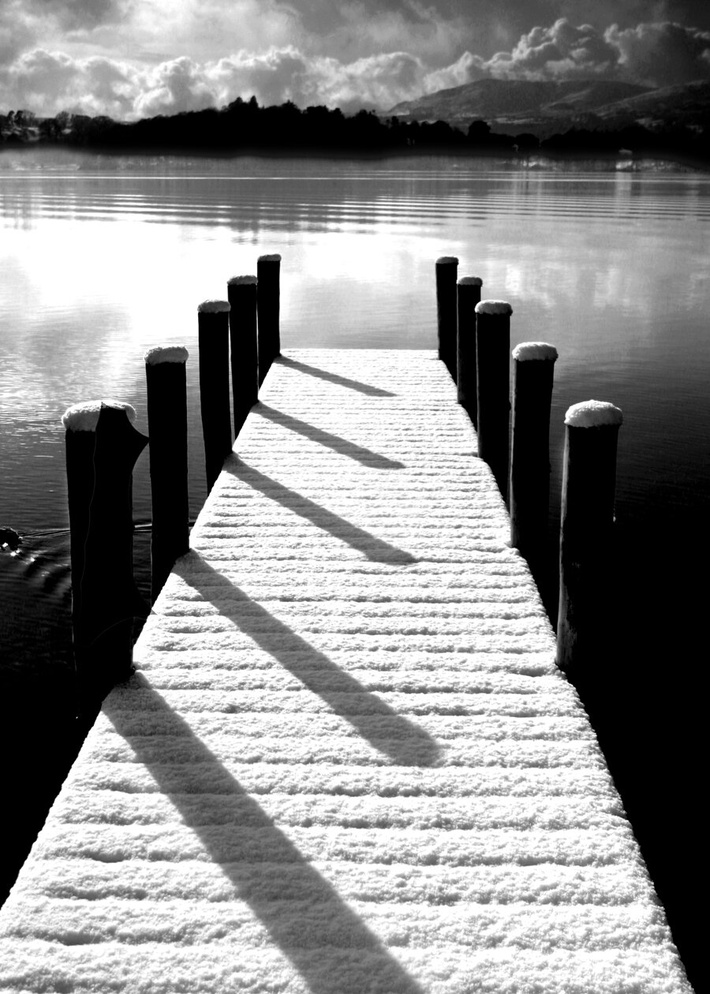
#> input picture TGM_WS_OPENCV/HW1/Histogram/HW1_HighContrastImage.jpg, 710 x 994 px, shrunk from 900 x 1260 before the run, found by its file name
$ python Histogram.py
#> lines starting #> are read from the running program, lines starting #| are printed output that depends on the picture
import cv2
import matplotlib.pyplot as plt

# [17 lines of commented-out code are left out]

C = cv2.imread('D:/TGM_HW_DK/TGM_WS_OPENCV/HW1/Histogram/HW1_HighContrastImage.jpg')
#> C is the input picture: shape (994, 710, 3); min 0, max 255, mean 137.2
cv2.imshow('High Contrast Image', C)

# Hiển thị histogram của ảnh có độ tương phản cao
plt.figure()
plt.title('Histogram for High Contrast Image')
plt.hist(C.ravel(), bins=256, range=[0, 256])
plt.show()
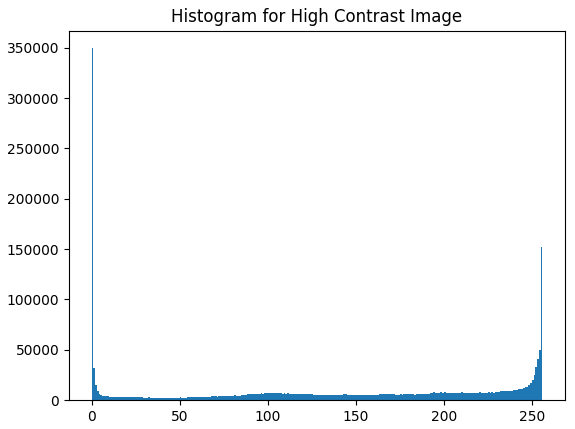
#> figure drawn by matplotlib, 1 panel; tallest bar 349440 high, from x = 0 to 1

# [8 lines of commented-out code are left out]
